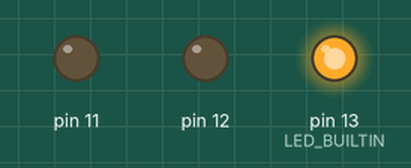
This sketch was run on a simulated Arduino Uno, built with avr-gcc and run on an emulated ATmega328P. On the bench: output pins drawn as LEDs (lit = HIGH).

Above: at 0.2 s.
At 1.0 s:
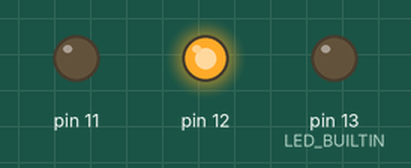
At 1.8 s:
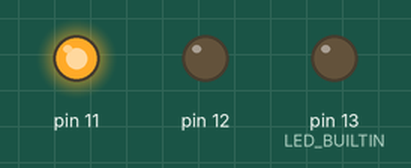
At 4.6 s:
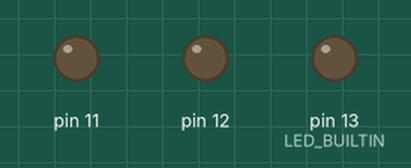
Timing chart, 0 to 5.5 s (numbered marks = the images above):
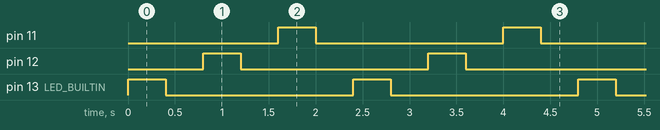

Measured:
- by itself, pin 11, pin 12, pin 13 (LED_BUILTIN): alternates HIGH for 0.40 s and LOW for 2.0 s
- by itself, everything shown: repeats every 2.4 s, in 6 steps

The sketch:

blinking_lights1.ino
```cpp
// C++ code
//

int animationSpeed = 400;
void setup()
{
  pinMode(LED_BUILTIN, OUTPUT);
  pinMode(12, OUTPUT);
  pinMode(11, OUTPUT);
}

void loop()
{

  digitalWrite(LED_BUILTIN, HIGH);
  delay(animationSpeed); // Wait for 1000 * animationSpeed millisecond(s)
  digitalWrite(LED_BUILTIN, LOW);
  delay(animationSpeed); // Wait for 1000 * animationSpeed millisecond(s)
  digitalWrite(12, HIGH);
  delay(animationSpeed);
  digitalWrite(12, LOW);
  delay(animationSpeed);
  digitalWrite(11, HIGH);
  delay(animationSpeed);
  digitalWrite(11, LOW);
  delay(animationSpeed);
}
```
